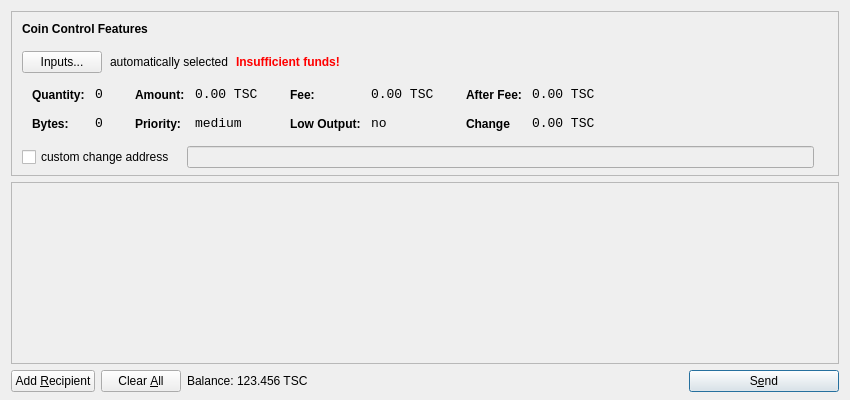
<?xml version="1.0" encoding="UTF-8"?>
<ui version="4.0">
 <class>SendCoinsDialog</class>
 <widget class="QDialog" name="SendCoinsDialog">
  <property name="geometry">
   <rect>
    <x>0</x>
    <y>0</y>
    <width>850</width>
    <height>400</height>
   </rect>
  </property>
  <property name="windowTitle">
   <string>Send Coins</string>
  </property>
  <property name="styleSheet">
   <string notr="true">background-image: url(:/images/2s);</string>
  </property>
  <layout class="QVBoxLayout" name="verticalLayout" stretch="0,1,0">
   <property name="bottomMargin">
    <number>8</number>
   </property>
   <item>
    <widget class="QFrame" name="frameCoinControl">
     <property name="sizePolicy">
      <sizepolicy hsizetype="Expanding" vsizetype="Expanding">
       <horstretch>0</horstretch>
       <verstretch>0</verstretch>
      </sizepolicy>
     </property>
     <property name="maximumSize">
      <size>
       <width>16777215</width>
       <height>16777215</height>
      </size>
     </property>
     <property name="frameShape">
      <enum>QFrame::StyledPanel</enum>
     </property>
     <property name="frameShadow">
      <enum>QFrame::Sunken</enum>
     </property>
     <layout class="QVBoxLayout" name="verticalLayoutCoinControl2">
      <property name="spacing">
       <number>6</number>
      </property>
      <property name="leftMargin">
       <number>0</number>
      </property>
      <property name="topMargin">
       <number>0</number>
      </property>
      <property name="rightMargin">
       <number>0</number>
      </property>
      <property name="bottomMargin">
       <number>6</number>
      </property>
      <item>
       <layout class="QVBoxLayout" name="verticalLayoutCoinControl" stretch="0,0,0,0,1">
        <property name="spacing">
         <number>0</number>
        </property>
        <property name="leftMargin">
         <number>10</number>
        </property>
        <property name="topMargin">
         <number>10</number>
        </property>
        <item>
         <layout class="QHBoxLayout" name="horizontalLayoutCoinControl1">
          <property name="bottomMargin">
           <number>15</number>
          </property>
          <item>
           <widget class="QLabel" name="labelCoinControlFeatures">
            <property name="sizePolicy">
             <sizepolicy hsizetype="Preferred" vsizetype="Maximum">
              <horstretch>0</horstretch>
              <verstretch>0</verstretch>
             </sizepolicy>
            </property>
            <property name="font">
             <font>
              <weight>75</weight>
              <bold>true</bold>
             </font>
            </property>
            <property name="styleSheet">
             <string notr="true">font-weight:bold;</string>
            </property>
            <property name="text">
             <string>Coin Control Features</string>
            </property>
           </widget>
          </item>
         </layout>
        </item>
        <item>
         <layout class="QHBoxLayout" name="horizontalLayoutCoinControl2" stretch="0,0,0,0">
          <property name="spacing">
           <number>8</number>
          </property>
          <property name="bottomMargin">
           <number>10</number>
          </property>
          <item>
           <widget class="QPushButton" name="pushButtonCoinControl">
            <property name="styleSheet">
             <string notr="true"/>
            </property>
            <property name="text">
             <string>Inputs...</string>
            </property>
           </widget>
          </item>
          <item>
           <widget class="QLabel" name="labelCoinControlAutomaticallySelected">
            <property name="text">
             <string>automatically selected</string>
            </property>
            <property name="margin">
             <number>5</number>
            </property>
           </widget>
          </item>
          <item>
           <widget class="QLabel" name="labelCoinControlInsuffFunds">
            <property name="font">
             <font>
              <weight>75</weight>
              <bold>true</bold>
             </font>
            </property>
            <property name="styleSheet">
             <string notr="true">color:red;font-weight:bold;</string>
            </property>
            <property name="text">
             <string>Insufficient funds!</string>
            </property>
            <property name="margin">
             <number>5</number>
            </property>
           </widget>
          </item>
          <item>
           <spacer name="horizontalSpacerCoinControl">
            <property name="orientation">
             <enum>Qt::Horizontal</enum>
            </property>
            <property name="sizeHint" stdset="0">
             <size>
              <width>40</width>
              <height>1</height>
             </size>
            </property>
           </spacer>
          </item>
         </layout>
        </item>
        <item>
         <widget class="QWidget" name="widgetCoinControl" native="true">
          <property name="sizePolicy">
           <sizepolicy hsizetype="Preferred" vsizetype="Preferred">
            <horstretch>0</horstretch>
            <verstretch>0</verstretch>
           </sizepolicy>
          </property>
          <property name="minimumSize">
           <size>
            <width>0</width>
            <height>0</height>
           </size>
          </property>
          <property name="styleSheet">
           <string notr="true"/>
          </property>
          <layout class="QHBoxLayout" name="horizontalLayoutCoinControl5">
           <property name="leftMargin">
            <number>0</number>
           </property>
           <property name="topMargin">
            <number>0</number>
           </property>
           <property name="rightMargin">
            <number>0</number>
           </property>
           <property name="bottomMargin">
            <number>0</number>
           </property>
           <item>
            <layout class="QHBoxLayout" name="horizontalLayoutCoinControl3" stretch="0,0,0,1">
             <property name="spacing">
              <number>20</number>
             </property>
             <property name="topMargin">
              <number>0</number>
             </property>
             <property name="bottomMargin">
              <number>10</number>
             </property>
             <item>
              <layout class="QFormLayout" name="formLayoutCoinControl1">
               <property name="horizontalSpacing">
                <number>10</number>
               </property>
               <property name="verticalSpacing">
                <number>14</number>
               </property>
               <property name="leftMargin">
                <number>10</number>
               </property>
               <property name="topMargin">
                <number>4</number>
               </property>
               <property name="rightMargin">
                <number>6</number>
               </property>
               <item row="0" column="0">
                <widget class="QLabel" name="labelCoinControlQuantityText">
                 <property name="styleSheet">
                  <string notr="true">font-weight:bold;</string>
                 </property>
                 <property name="text">
                  <string>Quantity:</string>
                 </property>
                 <property name="margin">
                  <number>0</number>
                 </property>
                </widget>
               </item>
               <item row="0" column="1">
                <widget class="QLabel" name="labelCoinControlQuantity">
                 <property name="font">
                  <font>
                   <family>Monospace</family>
                   <pointsize>10</pointsize>
                  </font>
                 </property>
                 <property name="cursor">
                  <cursorShape>IBeamCursor</cursorShape>
                 </property>
                 <property name="contextMenuPolicy">
                  <enum>Qt::ActionsContextMenu</enum>
                 </property>
                 <property name="text">
                  <string>0</string>
                 </property>
                 <property name="margin">
                  <number>0</number>
                 </property>
                 <property name="textInteractionFlags">
                  <set>Qt::LinksAccessibleByMouse|Qt::TextSelectableByKeyboard|Qt::TextSelectableByMouse</set>
                 </property>
                </widget>
               </item>
               <item row="1" column="0">
                <widget class="QLabel" name="labelCoinControlBytesText">
                 <property name="styleSheet">
                  <string notr="true">font-weight:bold;</string>
                 </property>
                 <property name="text">
                  <string>Bytes:</string>
                 </property>
                </widget>
               </item>
               <item row="1" column="1">
                <widget class="QLabel" name="labelCoinControlBytes">
                 <property name="font">
                  <font>
                   <family>Monospace</family>
                   <pointsize>10</pointsize>
                  </font>
                 </property>
                 <property name="cursor">
                  <cursorShape>IBeamCursor</cursorShape>
                 </property>
                 <property name="contextMenuPolicy">
                  <enum>Qt::ActionsContextMenu</enum>
                 </property>
                 <property name="text">
                  <string>0</string>
                 </property>
                 <property name="textInteractionFlags">
                  <set>Qt::LinksAccessibleByMouse|Qt::TextSelectableByKeyboard|Qt::TextSelectableByMouse</set>
                 </property>
                </widget>
               </item>
              </layout>
             </item>
             <item>
              <layout class="QFormLayout" name="formLayoutCoinControl2">
               <property name="horizontalSpacing">
                <number>10</number>
               </property>
               <property name="verticalSpacing">
                <number>14</number>
               </property>
               <property name="leftMargin">
                <number>6</number>
               </property>
               <property name="topMargin">
                <number>4</number>
               </property>
               <property name="rightMargin">
                <number>6</number>
               </property>
               <item row="0" column="0">
                <widget class="QLabel" name="labelCoinControlAmountText">
                 <property name="styleSheet">
                  <string notr="true">font-weight:bold;</string>
                 </property>
                 <property name="text">
                  <string>Amount:</string>
                 </property>
                 <property name="margin">
                  <number>0</number>
                 </property>
                </widget>
               </item>
               <item row="0" column="1">
                <widget class="QLabel" name="labelCoinControlAmount">
                 <property name="font">
                  <font>
                   <family>Monospace</family>
                   <pointsize>10</pointsize>
                  </font>
                 </property>
                 <property name="cursor">
                  <cursorShape>IBeamCursor</cursorShape>
                 </property>
                 <property name="contextMenuPolicy">
                  <enum>Qt::ActionsContextMenu</enum>
                 </property>
                 <property name="text">
                  <string>0.00 TSC</string>
                 </property>
                 <property name="textInteractionFlags">
                  <set>Qt::LinksAccessibleByMouse|Qt::TextSelectableByKeyboard|Qt::TextSelectableByMouse</set>
                 </property>
                </widget>
               </item>
               <item row="1" column="0">
                <widget class="QLabel" name="labelCoinControlPriorityText">
                 <property name="styleSheet">
                  <string notr="true">font-weight:bold;</string>
                 </property>
                 <property name="text">
                  <string>Priority:</string>
                 </property>
                </widget>
               </item>
               <item row="1" column="1">
                <widget class="QLabel" name="labelCoinControlPriority">
                 <property name="font">
                  <font>
                   <family>Monospace</family>
                   <pointsize>10</pointsize>
                  </font>
                 </property>
                 <property name="cursor">
                  <cursorShape>IBeamCursor</cursorShape>
                 </property>
                 <property name="contextMenuPolicy">
                  <enum>Qt::ActionsContextMenu</enum>
                 </property>
                 <property name="text">
                  <string>medium</string>
                 </property>
                 <property name="textInteractionFlags">
                  <set>Qt::LinksAccessibleByMouse|Qt::TextSelectableByKeyboard|Qt::TextSelectableByMouse</set>
                 </property>
                </widget>
               </item>
              </layout>
             </item>
             <item>
              <layout class="QFormLayout" name="formLayoutCoinControl3">
               <property name="horizontalSpacing">
                <number>10</number>
               </property>
               <property name="verticalSpacing">
                <number>14</number>
               </property>
               <property name="leftMargin">
                <number>6</number>
               </property>
               <property name="topMargin">
                <number>4</number>
               </property>
               <property name="rightMargin">
                <number>6</number>
               </property>
               <item row="0" column="0">
                <widget class="QLabel" name="labelCoinControlFeeText">
                 <property name="styleSheet">
                  <string notr="true">font-weight:bold;</string>
                 </property>
                 <property name="text">
                  <string>Fee:</string>
                 </property>
                 <property name="margin">
                  <number>0</number>
                 </property>
                </widget>
               </item>
               <item row="0" column="1">
                <widget class="QLabel" name="labelCoinControlFee">
                 <property name="font">
                  <font>
                   <family>Monospace</family>
                   <pointsize>10</pointsize>
                  </font>
                 </property>
                 <property name="cursor">
                  <cursorShape>IBeamCursor</cursorShape>
                 </property>
                 <property name="contextMenuPolicy">
                  <enum>Qt::ActionsContextMenu</enum>
                 </property>
                 <property name="text">
                  <string>0.00 TSC</string>
                 </property>
                 <property name="textInteractionFlags">
                  <set>Qt::LinksAccessibleByMouse|Qt::TextSelectableByKeyboard|Qt::TextSelectableByMouse</set>
                 </property>
                </widget>
               </item>
               <item row="1" column="0">
                <widget class="QLabel" name="labelCoinControlLowOutputText">
                 <property name="styleSheet">
                  <string notr="true">font-weight:bold;</string>
                 </property>
                 <property name="text">
                  <string>Low Output:</string>
                 </property>
                </widget>
               </item>
               <item row="1" column="1">
                <widget class="QLabel" name="labelCoinControlLowOutput">
                 <property name="font">
                  <font>
                   <family>Monospace</family>
                   <pointsize>10</pointsize>
                  </font>
                 </property>
                 <property name="cursor">
                  <cursorShape>IBeamCursor</cursorShape>
                 </property>
                 <property name="contextMenuPolicy">
                  <enum>Qt::ActionsContextMenu</enum>
                 </property>
                 <property name="text">
                  <string>no</string>
                 </property>
                 <property name="textInteractionFlags">
                  <set>Qt::LinksAccessibleByMouse|Qt::TextSelectableByKeyboard|Qt::TextSelectableByMouse</set>
                 </property>
                </widget>
               </item>
              </layout>
             </item>
             <item>
              <layout class="QFormLayout" name="formLayoutCoinControl4">
               <property name="horizontalSpacing">
                <number>10</number>
               </property>
               <property name="verticalSpacing">
                <number>14</number>
               </property>
               <property name="leftMargin">
                <number>6</number>
               </property>
               <property name="topMargin">
                <number>4</number>
               </property>
               <property name="rightMargin">
                <number>6</number>
               </property>
               <item row="0" column="0">
                <widget class="QLabel" name="labelCoinControlAfterFeeText">
                 <property name="styleSheet">
                  <string notr="true">font-weight:bold;</string>
                 </property>
                 <property name="text">
                  <string>After Fee:</string>
                 </property>
                 <property name="margin">
                  <number>0</number>
                 </property>
                </widget>
               </item>
               <item row="0" column="1">
                <widget class="QLabel" name="labelCoinControlAfterFee">
                 <property name="font">
                  <font>
                   <family>Monospace</family>
                   <pointsize>10</pointsize>
                  </font>
                 </property>
                 <property name="cursor">
                  <cursorShape>IBeamCursor</cursorShape>
                 </property>
                 <property name="contextMenuPolicy">
                  <enum>Qt::ActionsContextMenu</enum>
                 </property>
                 <property name="text">
                  <string>0.00 TSC</string>
                 </property>
                 <property name="textInteractionFlags">
                  <set>Qt::LinksAccessibleByMouse|Qt::TextSelectableByKeyboard|Qt::TextSelectableByMouse</set>
                 </property>
                </widget>
               </item>
               <item row="1" column="0">
                <widget class="QLabel" name="labelCoinControlChangeText">
                 <property name="styleSheet">
                  <string notr="true">font-weight:bold;</string>
                 </property>
                 <property name="text">
                  <string>Change</string>
                 </property>
                </widget>
               </item>
               <item row="1" column="1">
                <widget class="QLabel" name="labelCoinControlChange">
                 <property name="font">
                  <font>
                   <family>Monospace</family>
                   <pointsize>10</pointsize>
                  </font>
                 </property>
                 <property name="cursor">
                  <cursorShape>IBeamCursor</cursorShape>
                 </property>
                 <property name="contextMenuPolicy">
                  <enum>Qt::ActionsContextMenu</enum>
                 </property>
                 <property name="text">
                  <string>0.00 TSC</string>
                 </property>
                 <property name="textInteractionFlags">
                  <set>Qt::LinksAccessibleByMouse|Qt::TextSelectableByKeyboard|Qt::TextSelectableByMouse</set>
                 </property>
                </widget>
               </item>
              </layout>
             </item>
            </layout>
           </item>
          </layout>
         </widget>
        </item>
        <item>
         <layout class="QHBoxLayout" name="horizontalLayoutCoinControl4" stretch="0,0,0">
          <property name="spacing">
           <number>12</number>
          </property>
          <property name="sizeConstraint">
           <enum>QLayout::SetDefaultConstraint</enum>
          </property>
          <property name="topMargin">
           <number>5</number>
          </property>
          <property name="rightMargin">
           <number>5</number>
          </property>
          <item>
           <widget class="QCheckBox" name="checkBoxCoinControlChange">
            <property name="text">
             <string>custom change address</string>
            </property>
           </widget>
          </item>
          <item>
           <widget class="QLineEdit" name="lineEditCoinControlChange">
            <property name="enabled">
             <bool>false</bool>
            </property>
            <property name="sizePolicy">
             <sizepolicy hsizetype="Expanding" vsizetype="Fixed">
              <horstretch>0</horstretch>
              <verstretch>0</verstretch>
             </sizepolicy>
            </property>
           </widget>
          </item>
          <item>
           <widget class="QLabel" name="labelCoinControlChangeLabel">
            <property name="sizePolicy">
             <sizepolicy hsizetype="Preferred" vsizetype="Expanding">
              <horstretch>0</horstretch>
              <verstretch>0</verstretch>
             </sizepolicy>
            </property>
            <property name="minimumSize">
             <size>
              <width>0</width>
              <height>0</height>
             </size>
            </property>
            <property name="text">
             <string/>
            </property>
            <property name="margin">
             <number>3</number>
            </property>
           </widget>
          </item>
         </layout>
        </item>
        <item>
         <spacer name="verticalSpacerCoinControl">
          <property name="orientation">
           <enum>Qt::Vertical</enum>
          </property>
          <property name="sizeHint" stdset="0">
           <size>
            <width>800</width>
            <height>1</height>
           </size>
          </property>
         </spacer>
        </item>
       </layout>
      </item>
     </layout>
    </widget>
   </item>
   <item>
    <widget class="QScrollArea" name="scrollArea">
     <property name="widgetResizable">
      <bool>true</bool>
     </property>
     <widget class="QWidget" name="scrollAreaWidgetContents">
      <property name="geometry">
       <rect>
        <x>0</x>
        <y>0</y>
        <width>830</width>
        <height>172</height>
       </rect>
      </property>
      <layout class="QVBoxLayout" name="verticalLayout_2">
       <property name="leftMargin">
        <number>0</number>
       </property>
       <property name="topMargin">
        <number>0</number>
       </property>
       <property name="rightMargin">
        <number>0</number>
       </property>
       <property name="bottomMargin">
        <number>0</number>
       </property>
       <item>
        <layout class="QVBoxLayout" name="entries">
         <property name="spacing">
          <number>6</number>
         </property>
        </layout>
       </item>
       <item>
        <spacer name="verticalSpacer">
         <property name="orientation">
          <enum>Qt::Vertical</enum>
         </property>
         <property name="sizeHint" stdset="0">
          <size>
           <width>20</width>
           <height>40</height>
          </size>
         </property>
        </spacer>
       </item>
      </layout>
     </widget>
    </widget>
   </item>
   <item>
    <layout class="QHBoxLayout" name="horizontalLayout">
     <item>
      <widget class="QPushButton" name="addButton">
       <property name="toolTip">
        <string>Send to multiple recipients at once</string>
       </property>
       <property name="text">
        <string>Add &amp;Recipient</string>
       </property>
       <property name="icon">
        <iconset resource="../bitcoin.qrc">
         <normaloff>:/icons/add</normaloff>:/icons/add</iconset>
       </property>
       <property name="autoDefault">
        <bool>false</bool>
       </property>
      </widget>
     </item>
     <item>
      <widget class="QPushButton" name="clearButton">
       <property name="sizePolicy">
        <sizepolicy hsizetype="Minimum" vsizetype="Fixed">
         <horstretch>0</horstretch>
         <verstretch>0</verstretch>
        </sizepolicy>
       </property>
       <property name="toolTip">
        <string>Remove all transaction fields</string>
       </property>
       <property name="text">
        <string>Clear &amp;All</string>
       </property>
       <property name="icon">
        <iconset resource="../bitcoin.qrc">
         <normaloff>:/icons/remove</normaloff>:/icons/remove</iconset>
       </property>
       <property name="autoRepeatDelay">
        <number>300</number>
       </property>
       <property name="autoDefault">
        <bool>false</bool>
       </property>
      </widget>
     </item>
     <item>
      <layout class="QHBoxLayout" name="horizontalLayout_2">
       <property name="spacing">
        <number>3</number>
       </property>
       <item>
        <widget class="QLabel" name="label">
         <property name="sizePolicy">
          <sizepolicy hsizetype="Preferred" vsizetype="Fixed">
           <horstretch>0</horstretch>
           <verstretch>0</verstretch>
          </sizepolicy>
         </property>
         <property name="text">
          <string>Balance:</string>
         </property>
        </widget>
       </item>
       <item>
        <widget class="QLabel" name="labelBalance">
         <property name="sizePolicy">
          <sizepolicy hsizetype="Preferred" vsizetype="Fixed">
           <horstretch>0</horstretch>
           <verstretch>0</verstretch>
          </sizepolicy>
         </property>
         <property name="cursor">
          <cursorShape>IBeamCursor</cursorShape>
         </property>
         <property name="text">
          <string>123.456 TSC</string>
         </property>
         <property name="textInteractionFlags">
          <set>Qt::LinksAccessibleByMouse|Qt::TextSelectableByKeyboard|Qt::TextSelectableByMouse</set>
         </property>
        </widget>
       </item>
      </layout>
     </item>
     <item>
      <spacer name="horizontalSpacer">
       <property name="orientation">
        <enum>Qt::Horizontal</enum>
       </property>
       <property name="sizeHint" stdset="0">
        <size>
         <width>40</width>
         <height>20</height>
        </size>
       </property>
      </spacer>
     </item>
     <item>
      <widget class="QPushButton" name="sendButton">
       <property name="minimumSize">
        <size>
         <width>150</width>
         <height>0</height>
        </size>
       </property>
       <property name="toolTip">
        <string>Confirm the send action</string>
       </property>
       <property name="text">
        <string>S&amp;end</string>
       </property>
       <property name="icon">
        <iconset resource="../bitcoin.qrc">
         <normaloff>:/icons/send</normaloff>:/icons/send</iconset>
       </property>
       <property name="default">
        <bool>true</bool>
       </property>
      </widget>
     </item>
    </layout>
   </item>
  </layout>
 </widget>
 <resources>
  <include location="../bitcoin.qrc"/>
 </resources>
 <connections/>
</ui>
